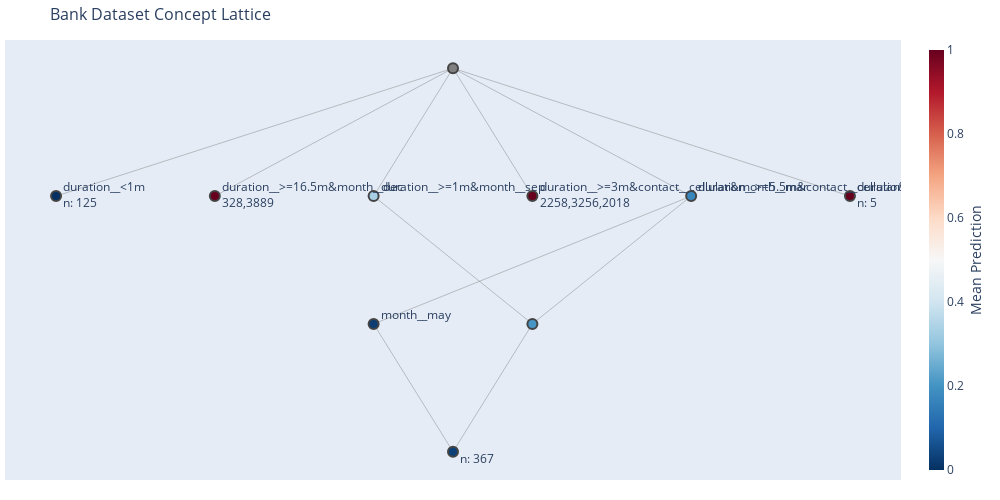

The code cell stored with this chart in its notebook:
### Code cell
fig.show()

### Figure 1 — Plotly figure (JSON) as saved in the notebook; plotly's stock layout.template omitted (floating-point values rounded to 4 significant figures)
{"data": [{"hoverinfo": "none", "line": {"color": "#888", "width": 0.5}, "mode": "lines", "type": "scatter", "x": [0, -0.5, null, 0, 0.5, null, -0.5, 1.5, null, 0.5, 1.5, null, 0.5, -0.5, null, 2.5, 0, null, -1.5, 0, null, 1.5, 0, null, -0.5, 0, null, 0, -2.5, null, 0, 0.5, null], "y": [1, 2, null, 1, 2, null, 2, 3, null, 2, 3, null, 2, 3, null, 3, 4, null, 3, 4, null, 3, 4, null, 3, 4, null, 4, 3, null, 4, 3, null]}, {"hoverinfo": "text", "hovertext": ["Concept 9<br>extent (len: 367): 3548, 1878, 2401, 1476, 3471, 2754, 3303, 1181, 1659, 3418,...<br>intent (len: 3): month__may, duration__>=1m&month__sep, duration__>=5.5m&contact__cellular&month__may<br>new extent (len: 367): 3298, 2528, 3259, 26, 2495, 2978, 471, 3091, 2784, 3401,...<br>new intent (len: 0): emptyset<br>mean_y_true: 0.09<br>mean_y_pred: 0.03<br>Metrics<br>\taccuracy: 0.92<br>\tprecision: 0.73<br>\trecall: 0.24<br>\tneg_precision: 0.93<br>\tneg_recall: 0.99<br><br>", "Concept 8<br>extent (len: 358): 3548, 1878, 2401, 1476, 3471, 2754, 3303, 1181, 1659, 3418,...<br>intent (len: 2): month__may, duration__>=5.5m&contact__cellular&month__may<br>new extent (len: 0): emptyset<br>new intent (len: 1): month__may<br>mean_y_true: 0.09<br>mean_y_pred: 0.02<br>Metrics<br>\taccuracy: 0.92<br>\tprecision: 0.75<br>\trecall: 0.19<br>\tneg_precision: 0.93<br>\tneg_recall: 0.99<br><br>", "Concept 7<br>extent (len: 44): 4053, 1345, 3298, 4406, 3920, 721, 3312, 3674, 626, 318,...<br>intent (len: 2): duration__>=1m&month__sep, duration__>=5.5m&contact__cellular&month__may<br>new extent (len: 0): emptyset<br>new intent (len: 0): emptyset<br>mean_y_true: 0.41<br>mean_y_pred: 0.2<br>Metrics<br>\taccuracy: 0.66<br>\tprecision: 0.67<br>\trecall: 0.33<br>\tneg_precision: 0.66<br>\tneg_recall: 0.88<br><br>", "Concept 6<br>extent (len: 5): 1672, 1186, 1437, 803, 4413<br>intent (len: 1): duration__>=5.5m&contact__cellular&month__oct<br>new extent (len: 5): 4413, 1437, 1672, 1186, 803<br>new intent (len: 1): duration__>=5.5m&contact__cellular&month__oct<br>mean_y_true: 0.4<br>mean_y_pred: 1.0<br>Metrics<br>\taccuracy: 0.4<br>\tprecision: 0.4<br>\trecall: 1.0<br>\tneg_precision: 0.0<br>\tneg_recall: 0.0<br><br>", "Concept 2<br>extent (len: 2): 3889, 328<br>intent (len: 1): duration__>=16.5m&month__dec<br>new extent (len: 2): 328, 3889<br>new intent (len: 1): duration__>=16.5m&month__dec<br>mean_y_true: 1.0<br>mean_y_pred: 1.0<br>Metrics<br>\taccuracy: 1.0<br>\tprecision: 1.0<br>\trecall: 1.0<br>\tneg_precision: 0.0<br>\tneg_recall: 0.0<br><br>", "Concept 5<br>extent (len: 35): 4053, 1345, 3298, 4406, 3920, 721, 3312, 3674, 626, 318,...<br>intent (len: 1): duration__>=5.5m&contact__cellular&month__may<br>new extent (len: 0): emptyset<br>new intent (len: 1): duration__>=5.5m&contact__cellular&month__may<br>mean_y_true: 0.43<br>mean_y_pred: 0.17<br>Metrics<br>\taccuracy: 0.63<br>\tprecision: 0.67<br>\trecall: 0.27<br>\tneg_precision: 0.62<br>\tneg_recall: 0.9<br><br>", "Concept 3<br>extent (len: 9): 3541, 2266, 2918, 680, 1904, 2042, 229, 4215, 2963<br>intent (len: 1): duration__>=1m&month__sep<br>new extent (len: 0): emptyset<br>new intent (len: 1): duration__>=1m&month__sep<br>mean_y_true: 0.33<br>mean_y_pred: 0.33<br>Metrics<br>\taccuracy: 0.78<br>\tprecision: 0.67<br>\trecall: 0.67<br>\tneg_precision: 0.83<br>\tneg_recall: 0.83<br><br>", "Concept 0<br>extent (len: 0): emptyset<br>intent (len: 0): emptyset<br>new extent (len: 0): emptyset<br>new intent (len: 0): emptyset<br>Metrics<br><br>", "Concept 1<br>extent (len: 125): 3134, 3462, 3214, 4374, 1569, 3166, 3531, 596, 3671, 4464,...<br>intent (len: 1): duration__<1m<br>new extent (len: 125): 3713, 2978, 1995, 596, 3988, 3462, 8, 2673, 538, 4464,...<br>new intent (len: 1): duration__<1m<br>mean_y_true: 0.01<br>mean_y_pred: 0.0<br>Metrics<br>\taccuracy: 0.99<br>\tprecision: 0.0<br>\trecall: 0.0<br>\tneg_precision: 0.99<br>\tneg_recall: 1.0<br><br>", "Concept 4<br>extent (len: 3): 2258, 3256, 2018<br>intent (len: 1): duration__>=3m&contact__cellular&month__mar<br>new extent (len: 3): 2258, 3256, 2018<br>new intent (len: 1): duration__>=3m&contact__cellular&month__mar<br>mean_y_true: 0.33<br>mean_y_pred: 1.0<br>Metrics<br>\taccuracy: 0.33<br>\tprecision: 0.33<br>\trecall: 1.0<br>\tneg_precision: 0.0<br>\tneg_recall: 0.0<br><br>"], "marker": {"color": [0.02997, 0.02235, 0.2045, 1, 1, 0.1714, 0.3333, "grey", 0, 1], "colorbar": {"thickness": 15, "title": {"side": "right", "text": "Mean Prediction"}, "xanchor": "left"}, "colorscale": [[0, "rgb(103,0,31)"], [0.1, "rgb(178,24,43)"], [0.2, "rgb(214,96,77)"], [0.3, "rgb(244,165,130)"], [0.4, "rgb(253,219,199)"], [0.5, "rgb(247,247,247)"], [0.6, "rgb(209,229,240)"], [0.7, "rgb(146,197,222)"], [0.8, "rgb(67,147,195)"], [0.9, "rgb(33,102,172)"], [1, "rgb(5,48,97)"]], "line": {"width": 2}, "reversescale": true, "showscale": true, "size": 10}, "mode": "markers+text", "text": ["<br>n: 367", "month__may<br>", "<br>", "duration__>=5.5m&contact__cellular&month__oct<br>n: 5", "duration__>=16.5m&month__dec<br>328,3889", "duration__>=5.5m&contact__cellular&month__may<br>", "duration__>=1m&month__sep<br>", "<br>", "duration__<1m<br>n: 125", "duration__>=3m&contact__cellular&month__mar<br>2258,3256,2018"], "textposition": "middle right", "type": "scatter", "x": [0, -0.5, 0.5, 2.5, -1.5, 1.5, -0.5, 0, -2.5, 0.5], "y": [1, 2, 2, 3, 3, 3, 3, 4, 3, 3]}], "layout": {"height": 500, "hovermode": "closest", "margin": {"b": 20, "l": 5, "r": 5, "t": 40}, "showlegend": false, "title": {"font": {"size": 16}, "text": "Bank Dataset Concept Lattice"}, "width": 1000, "xaxis": {"showgrid": false, "showticklabels": false, "zeroline": false}, "yaxis": {"showgrid": false, "showticklabels": false, "zeroline": false}}}
